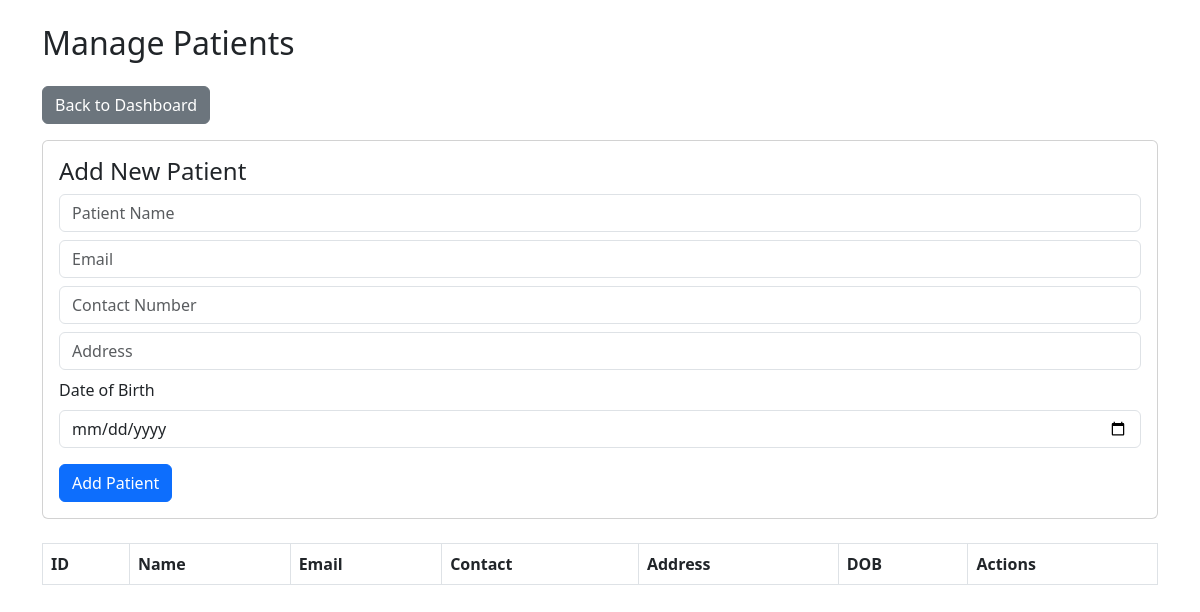
The page /admin/patients (signed in) on the database as committed earlier.
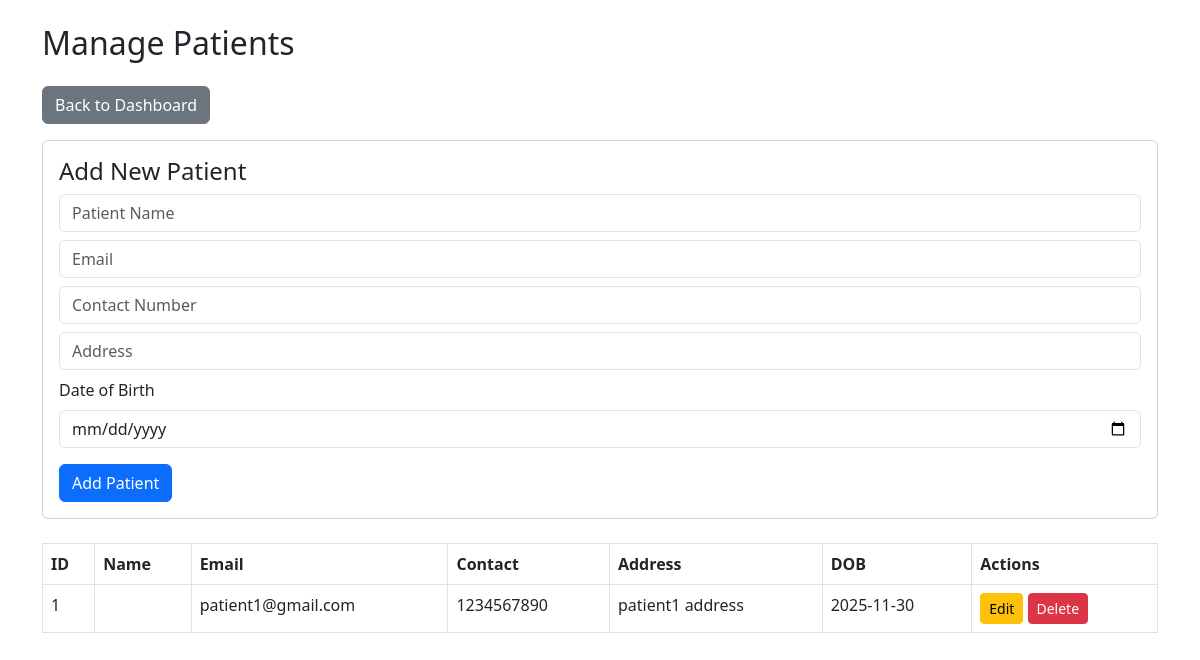
The same page on the database as committed later.
### app.py (models this page shows)
class PatientProfile(db.Model):
    id = db.Column(db.Integer, primary_key=True)
    email = db.Column(db.String(120), unique=True, nullable=False)
    contact = db.Column(db.String(20), nullable=False)
    address = db.Column(db.String(200), nullable=False)
    dob = db.Column(db.Date, nullable=False)
    user_id = db.Column(db.Integer, db.ForeignKey('user.id'), unique=True)

### app.py (the view)
@app.route("/admin/patients")
@login_required
def manage_patients():
    if current_user.role != "admin":
        abort(403)
    patients = PatientProfile.query.all()
    return render_template("manage_patients.html", patients=patients)

### app.py (called while the page is built)
@login_manager.user_loader
def load_user(user_id):
    return User.query.get(int(user_id))

@app.context_processor
def inject_user():
    return dict(current_user=current_user, now=datetime.now())

### templates/manage_patients.html (shortened to what this page needs)
<!DOCTYPE html>
<html lang="en">
<head>
    <link href="https://cdn.jsdelivr.net/npm/bootstrap@5.3.0/dist/css/bootstrap.min.css" rel="stylesheet">
</head>
<body>
<div class="container mt-4">
    <h2 class="mb-4">Manage Patients</h2>
    <a href="/admin/dashboard" class="btn btn-secondary mb-3">Back to Dashboard</a>
    <div class="card p-3 mb-4">
        <h4>Add New Patient</h4>
        <form method="POST" action="{{ url_for('add_patient') }}">
            <div class="mb-2">
                <input type="text" name="name" class="form-control" placeholder="Patient Name" required>
            </div>
            <div class="mb-2">
                <input type="email" name="email" class="form-control" placeholder="Email" required>
            </div>
            <div class="mb-2">
                <input type="text" name="contact" class="form-control" placeholder="Contact Number" required>
            </div>
            <div class="mb-2">
                <input type="text" name="address" class="form-control" placeholder="Address" required>
            </div>
            <div class="mb-2">
                <label class="form-label">Date of Birth</label>
                <input type="date" name="dob" class="form-control" required>
            </div>
            <button type="submit" class="btn btn-primary mt-2">Add Patient</button>
        </form>
    </div>
    <table class="table table-bordered">
        <thead>
        <tr>
            <th>ID</th><th>Name</th><th>Email</th><th>Contact</th><th>Address</th><th>DOB</th><th>Actions</th>
        </tr>
        </thead>
        <tbody>
        {% for patient in patients %}
        <tr>
            <td>{{ patient.id }}</td>
            <td>{{ patient.name }}</td>
            <td>{{ patient.email }}</td>
            <td>{{ patient.contact }}</td>
            <td>{{ patient.address }}</td>
            <td>{{ patient.dob if patient.dob else '' }}</td>
            <td>
                <a href="{{ url_for('edit_patient', patient_id=patient.id) }}" class="btn btn-warning btn-sm">Edit</a>
                <a href="{{ url_for('delete_patient', patient_id=patient.id) }}" class="btn btn-danger btn-sm" onclick="return confirm('Are you sure?')">Delete</a>
            </td>
        </tr>
        {% endfor %}
        </tbody>
    </table>
</div>
</body>
</html>

Rows that differ between the two databases and show on the page:
added PatientProfile: id "1", email "patient1@gmail.com", contact "1234567890", address "patient1 address", dob "2025-11-30"
